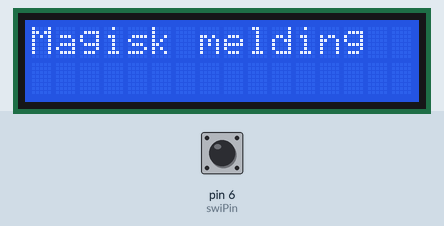
Simulated run of this program. Board: Arduino Uno, built with avr-gcc and run on an emulated ATmega328P. Parts: 16×2 character LCD. Inputs (shaded band) come from the test bench; at power-on: pin 6 (swiPin) LOW. What the program prints to the serial monitor is not drawn.

Above: at 1.2 s.
1.3 s: pin 6 (swiPin) pulled HIGH for 0.15 s
At 1.9 s:
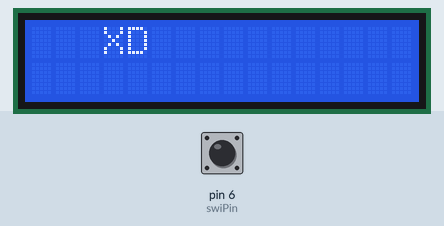
2.9 s: pin 6 (swiPin) pulled HIGH for 1 s
At 4.5 s:
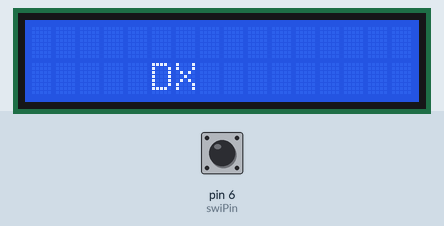
5.4 s: pin 6 (swiPin) pulled HIGH for 3.2 s
At 9.8 s:
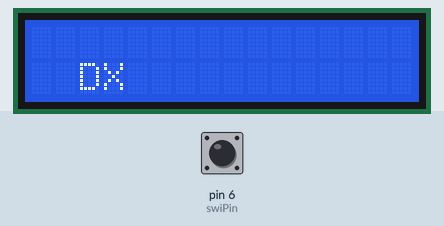

The program:

main.cpp
```cpp
#include <Arduino.h>
#include <LiquidCrystal.h>

LiquidCrystal lcd(12,11,5,4,3,2);
const int swiPin = 6;
int switchState = 0;
int prevSwitchState = 0;
int pos = 0;


void setup() {
    Serial.begin(9600);
    lcd.begin(16,2);
    pinMode(swiPin,INPUT);
    lcd.print("Magisk melding");
}
void loop() {
    switchState = digitalRead(swiPin);
    if(switchState != LOW) {
        prevSwitchState = switchState;
            lcd.clear();
            Serial.println(pos);
            pos++;
            if(pos <= 31){
                if(pos < 17){
                    lcd.setCursor(pos,0);
                    lcd.print("XD");
                }
                else {
                    lcd.setCursor(pos-17,1);
                    lcd.print("DX");
                }
            }
            else {
                pos = 0;
            }

    }
    delay(50);
}
```

Measured:
- after the input at 1.3 s, the display: first changes at once (image 1 shows a later state)
- after the input at 2.9 s, the display: first changes at once (image 2 shows a later state)
- after the input at 5.4 s, the display: first changes at once (image 3 shows a later state)
